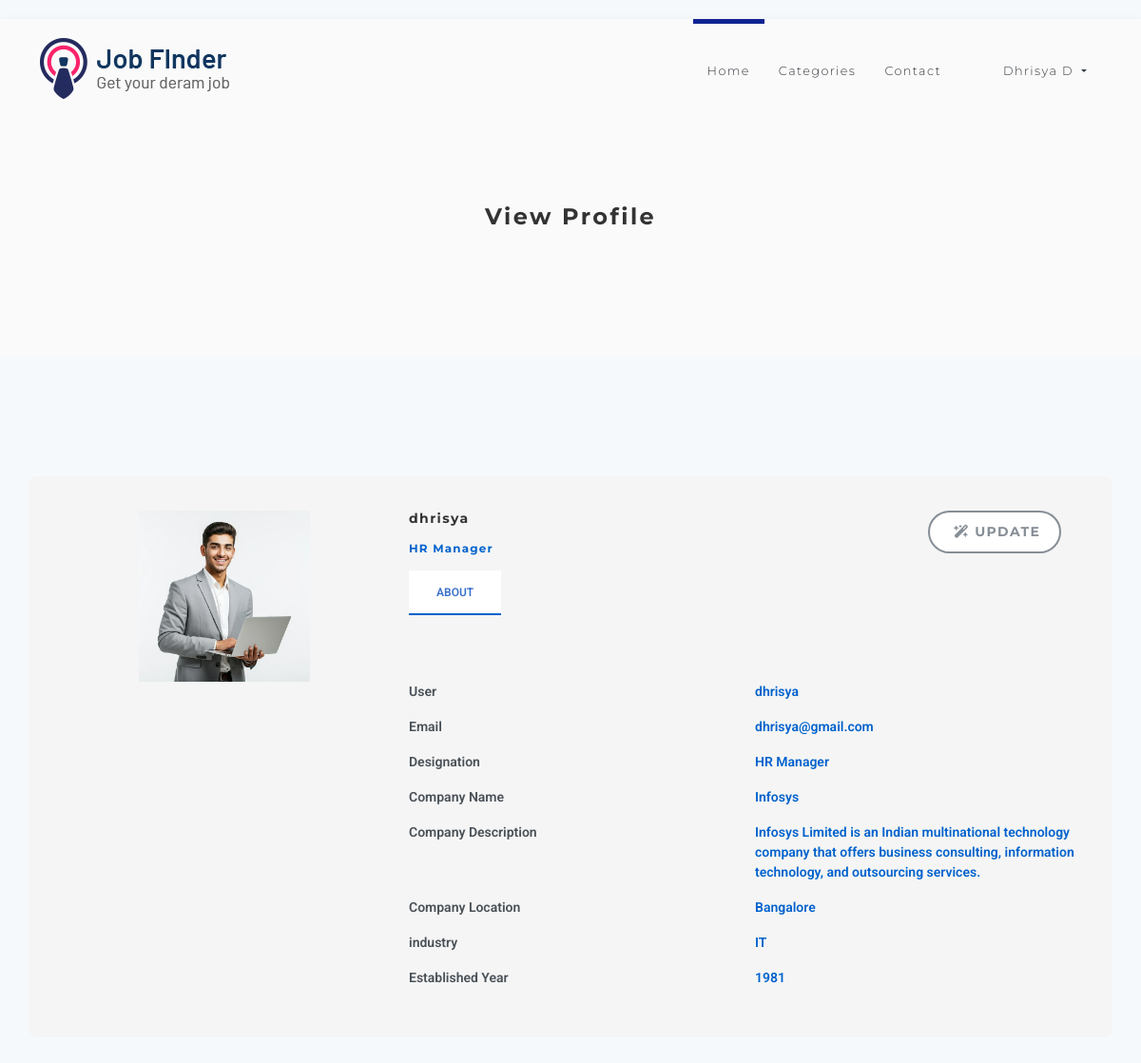
Screenshot of /recruiter-profile-view/ (signed in) with the database file from the repository.
### accounts/models.py (models this page shows)
class User(AbstractUser):
    username = models.CharField(max_length=30, unique=True)
    role = models.CharField(max_length=12, error_messages={
        'required': "Role must be provided"
    })
    fullname = models.CharField(max_length=255)
    gender = models.CharField(max_length=10, blank=True, null=True, default="")
    email = models.EmailField(unique=True, blank=False,
                              error_messages={
                                  'unique': "A user with that email already exists.",
                                })
    username = models.CharField(max_length=30, unique=True, blank=False,
                                error_messages={
                                    'unique': "A user with that username already exists.",
                                })
    USERNAME_FIELD = 'username'
    REQUIRED_FIELDS = ['email']
    objects = UserManager()

### jobs/models.py (models this page shows, shortened)
class RecruiterUpdateProfile(models.Model):
    user = models.OneToOneField(User, on_delete=models.CASCADE)
    is_active = models.BooleanField(default=True)
    designation = models.CharField(max_length=50, blank=True, null=True)
    company_name = models.CharField(max_length=100)
    company_description = models.TextField(blank=True, null=True)
    company_location = models.CharField(max_length=100, blank=True, null=True)
    industry = models.CharField(max_length=50, blank=True, null=True)
    established_year = models.PositiveIntegerField(blank=True, null=True)
    profile_picture = models.ImageField(
        upload_to='recruiter_profile_pictures/',
        blank=True, null=True, default='recruiter_profile_pictures/default.jpg'
    )

### jobs/views/recruiter.py (the view)
# urls.py: path('recruiter-profile-view/', RecruiterProfileDetailView.as_view(), name='recruiter-profile-view'),
@method_decorator(login_required(login_url=reverse_lazy('accounts:login')), name='dispatch')
class RecruiterProfileDetailView(DetailView):
    model = RecruiterUpdateProfile
    template_name = 'jobs/recruiter/recruiter_profile_view.html'
    context_object_name = 'profile'
    def get_object(self, queryset=None):
        return RecruiterUpdateProfile.objects.get(user=self.request.user)

### templates/jobs/recruiter/recruiter_profile_view.html (shortened to what this page needs)
{% extends 'base.html' %}
{% load static %}
{% block styles %}
    <link rel="stylesheet" href="{% static 'vendor/bootstrap-select/css/bootstrap-select.min.css' %}">
{% endblock %}
{% block content %}
    <section class="bg-light-gray">
        <div class="container">
            <div class="row">
                <div class="col-lg-8 mx-auto">
                    <h1 class="heading">View Profile</h1>
                </div>
            </div>
        </div>
    </section>
    <section>
        <div class="container emp-profile">
            <form method="post" enctype="multipart/form-data">
                <div class="row">
                    <div class="col-md-4">
                        <div class="profile-img">
                            <div class="profile-img" id="profile-img-container">
                                {% if profile.profile_picture %}
                                    <img id="profile-img" src="{{ profile.profile_picture.url }}" alt="" style="width: 180px; height: 180px;"/>
                                {% else %}
                                    <img id="profile-img" src="/media/recruiter_profile_pictures/default.jpg" alt="" style="width: 150px; height: 150px;"/>
                                {% endif %}
                            </div>
                        </div>
                    </div>
                    <div class="col-md-6">
                        <div class="profile-head">
                                    <h5>
                                        {{profile.user}}
                                    </h5>
                                    <h6>
                                        {{profile.designation}}
                                    </h6>
                            <ul class="nav nav-tabs" id="myTab" role="tablist">
                                <li class="nav-item">
                                    <a class="nav-link active" id="home-tab" data-toggle="tab" href="#home" role="tab" aria-controls="home" aria-selected="true">About</a>
                                </li>
                            </ul>
                        </div>
                    </div>
                    <div class="col-md-2">
                        <a href="{% url 'jobs:recruiter-profile-edit' %}" class="btn btn-outline-white-secondary">
                            <i class="fa fa-magic"></i>Update
                        </a>
                    </div>
                </div>
                <div class="row">
                    <div class="col-md-4">
                    </div>
                    <div class="col-md-8">
                        <div class="tab-content profile-tab" id="myTabContent">
                            <div class="tab-pane fade show active" id="home" role="tabpanel" aria-labelledby="home-tab">
                                        <div class="row">
                                            <div class="col-md-6">
                                                <label>User</label>
                                            </div>
                                            <div class="col-md-6">
                                                <p>{{profile.user.username}}</p>
                                            </div>
                                        </div>
                                        <div class="row">
                                            <div class="col-md-6">
                                                <label>Email</label>
                                            </div>
                                            <div class="col-md-6">
                                                <p>{{profile.user.email}}</p>
                                            </div>
                                        </div>
                                        <div class="row">
                                            <div class="col-md-6">
                                                <label>Designation</label>
                                            </div>
                                            <div class="col-md-6">
                                                <p>{{profile.designation}}</p>
                                            </div>
                                        </div>
                                        <div class="row">
                                            <div class="col-md-6">
                                                <label>Company Name</label>
                                            </div>
                                            <div class="col-md-6">
                                                <p>{{profile.company_name}}</p>
                                            </div>
                                        </div>
                                        <div class="row">
                                            <div class="col-md-6">
                                                <label>Company Description</label>
                                            </div>
                                            <div class="col-md-6">
                                                <p>{{profile.company_description}}</p>
                                            </div>
                                        </div>
                                        <div class="row">
                                            <div class="col-md-6">
                                                <label>Company Location</label>
                                            </div>
                                            <div class="col-md-6">
                                                <p>{{profile.company_location}}</p>
                                            </div>
                                        </div>
                                        <div class="row">
                                            <div class="col-md-6">
                                                <label>industry</label>
                                            </div>
                                            <div class="col-md-6">
                                                <p>{{profile.industry}}</p>
                                            </div>
                                        </div>
                                        <div class="row">
                                            <div class="col-md-6">
                                                <label>Established Year</label>
                                            </div>
                                            <div class="col-md-6">
                                                <p>{{profile.established_year}}</p>
                                            </div>
                                        </div>
                            </div>
                        </div>
                    </div>
                </div>
            </form>
        </div>
    </section>
{% endblock %}

### templates/base.html (shortened to what this page needs)
{% load static %}
<!DOCTYPE html>
<html>
<head>
    <link href="https://cdn.jsdelivr.net/npm/bootstrap@5.3.2/dist/css/bootstrap.min.css" rel="stylesheet">
    <link rel="stylesheet" href="https://cdnjs.cloudflare.com/ajax/libs/font-awesome/6.0.0/css/all.min.css" />
    <link href="https://cdnjs.cloudflare.com/ajax/libs/mdb-ui-kit/6.4.0/mdb.min.css" rel="stylesheet">
    <link rel="stylesheet" href="{% static 'vendor/owl.carousel/assets/owl.carousel.css' %}">
     <link rel="stylesheet" href="{% static 'vendor/owl.carousel/assets/owl.theme.default.css' %}">
    <link rel="stylesheet" href="{% static 'css/style.default.css' %}" id="theme-stylesheet">
    <link rel="stylesheet" href="{% static 'css/custom.css' %}">
    {% block styles %}{% endblock %}
</head>
<body>
{% if request.resolver_match.view_name not in 'accounts:login accounts:jobseeker-register accounts:recruiter-register' %}
<header class="header">
    <nav class="navbar navbar-expand-lg bg-light" >
        <div class="container">
            <a href="/" class="navbar-brand">
                <img src="{% static 'img/logo.png' %}" alt="logo" class="d-none d-lg-block bg-light">
            </a>
            <div id="navbarSupportedContent" class="collapse navbar-collapse">
                <ul class="navbar-nav ml-auto ms-auto ">
                    <li class="nav-item active">
                        <a href="/" class="nav-link text-dark text-decoration-none ">Home <span class="sr-only">(current)</span></a>
                    </li>
                    <li class="nav-item">
                        <a href="#categories-section" class="nav-link text-dark text-decoration-none ">Categories</a>
                    </li>
                    <li class="nav-item">
                        <a href="#contact-footer" class="nav-link text-dark text-decoration-none ">Contact</a>
                    </li>
                    {% if request.user.is_authenticated and request.user.role == 'recruiter' %}
                        <li class="nav-item dropdown  ">
                            <a id="clientZone" href="#" data-toggle="dropdown"
                               aria-haspopup="true" aria-expanded="false"
                               class="nav-link dropdown-toggle has-img mb-3 mb-lg-0 mt-3 mt-lg-0 text-dark text-decoration-none">
                                {% if request.user.role == 'recruiter' %}
                                    {{ request.user.fullname }}
                                {% endif %}
                            </a>
                        </li>
                    {% endif %}
                </ul>
            </div>
        </div>
    </nav>
</header>
{% endif %}
<div>
    {% block content %} {% endblock %}
</div>
</body>
</html>

### static/css/style.default.css (style rules this page uses)
html { height: 100% }
body { height: 100% }
header { z-index: 1000 }
section { position: relative; padding-top: 90px; padding-bottom: 90px }
.heading { text-align: center; margin-bottom: 40px }
.heading:after { content: " "; display: block; width: 100px; height: 2px; margin: 20px auto 20px; }
a, button { -webkit-transition: all .2s ease-out; transition: all .2s ease-out }
a i.fa, button i.fa { margin: 0 5px }
.bg-light-gray { background: #fafafa }
.header { width: 100% }
.navbar { letter-spacing: 0.1em; background: #f8f9fa; padding-top: 0 !important; padding-bottom: 0 !important }
.navbar a { font-family: "Montserrat", Helvetica, Arial, sans-serif }
.navbar ul.navbar-nav>li>a:not(.navbar-btn) { color: #fff; font-weight: 300; font-family: "Montserrat", Helvetica, Arial, sans-serif; font-size: 0.8rem }
@media (min-width: 992px) { .navbar ul.navbar-nav>li>a:not(.navbar-btn) { border-top: 5px solid transparent; padding: 40px 15px !important; color: #fff; font-weight: 300 } }
@media (min-width: 992px) { .navbar ul.navbar-nav>li.active>a, .navbar ul.navbar-nav>li.show>a { text-decoration: none !important; border-top-color:rgb(16, 35, 146); color:rgb(14, 41, 160) } }
#clientZone.has-img { position: relative; padding-left: 50px !important; border-color: transparent !important }
.navbar { padding: .4rem 1rem }
.navbar-brand { display: inline-block; padding-top: .33594rem; padding-bottom: .33594rem; margin-right: 1rem; font-size: 1.09375rem }
.btn { font-weight: 700; font-family: "Montserrat", Helvetica, Arial, sans-serif; border: 2px solid transparent; border-radius: 50px; letter-spacing: 0.1em; padding: 10px 20px; font-size: 0.875rem; line-height: 1.5; background-color: transparent; transition: all 0.3s ease-in-out; }
.btn-outline-white-secondary { color: #868e96; background-color: #fff; background-image: none; border-color: #868e96 }
body { font-family: "Roboto", Helvetica, Arial, sans-serif; font-size: .875rem; font-weight: 400; line-height: 1.5; color: #555; background-color: #fff }
a { color: #ff7473; text-decoration: none }
h1, h2, h3, h4, h5, h6, .h1, .h2, .h3, .h4, .box-simple h3, .box-image .name h3, .box-image-text .top .name h3, .box-image-text .top .name h4, .h5, .h6 { margin-bottom: 1rem; font-family: "Montserrat", Helvetica, Arial, sans-serif; font-weight: 700; line-height: 1.2; color: #555; letter-spacing: 0.1em }
h1, .h1 { font-size: 2.275rem }
h5, .h5 { font-size: .875rem }
h6, .h6 { font-size: .74375rem }
.bg-light { background-color: #fafafa !important }
.text-dark { color: #343a40 !important }

### static/css/custom.css (style rules this page uses)
.emp-profile { padding: 3%; margin-top: 3%; margin-bottom: 3%; border-radius: 0.5rem; background:whitesmoke; }
.profile-img { text-align: center; }
.profile-img img { width: 70%; height: 100%; }
.profile-head h5 { color: #333; }
.profile-head h6 { color: #0062cc; }
.profile-head .nav-tabs { margin-bottom:5%; }
.profile-head .nav-tabs .nav-link { font-weight:600; border: none; }
.profile-head .nav-tabs .nav-link.active { border: none; border-bottom:2px solid #0062cc; }
.profile-tab label { font-weight: 600; }
.profile-tab p { font-weight: 600; color: #0062cc; }
body { margin-top:20px; background:#f6f9fc; }
.text-decoration-none { text-decoration: none!important; }
a { text-decoration: none; color: inherit; }
.heading { font-size: 24px; font-weight: bold; color: #333; margin-bottom: 10px; }
label { font-weight: bold; margin-bottom: 8px; color: #495057; }

### rows the page displays
User: user.fullname "Dhrisya D"
RecruiterUpdateProfile: profile_picture (picture), user "dhrisya", designation "HR Manager", user.username "dhrisya", user.email "dhrisya@gmail.com", company_name "Infosys", company_description "Infosys Limited is an Indian multinational technology company that offers business consulting, information technology, and outsourcing services.", company_location "Bangalore", industry "IT", established_year "1981"
